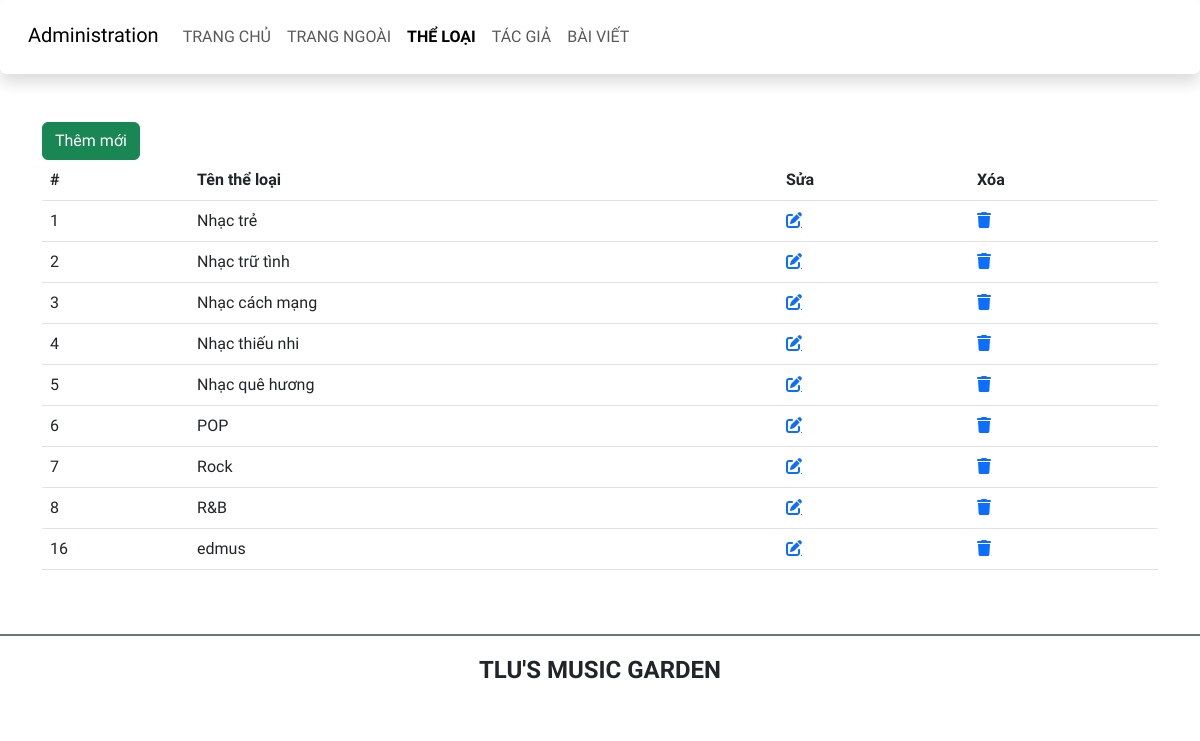
Screenshot of /admin/category.php with the database file from the repository.
### tables this page shows
CREATE TABLE `theloai` (
  `ma_tloai` int(10) UNSIGNED NOT NULL,
  `ten_tloai` varchar(50) NOT NULL
);

### admin/category.php (the view, shortened to what this page needs)
<!DOCTYPE html>
<html lang="en">
<head>
    <link href="https://cdn.jsdelivr.net/npm/bootstrap@5.3.0-alpha1/dist/css/bootstrap.min.css" rel="stylesheet">
    <link rel="stylesheet" href="https://cdnjs.cloudflare.com/ajax/libs/font-awesome/6.3.0/css/all.min.css" />
    <link rel="stylesheet" href="../css/style.css">
</head>
<body>
    <header>
        <nav class="navbar navbar-expand-lg bg-body-tertiary shadow p-3 bg-white rounded">
            <div class="container-fluid">
                <div class="h3">
                    <a class="navbar-brand" href="#">Administration</a>
                </div>
                <div class="collapse navbar-collapse" id="navbarSupportedContent">
                    <ul class="navbar-nav me-auto mb-2 mb-lg-0">
                        <li class="nav-item">
                            <a class="nav-link" aria-current="page" href="./">Trang chủ</a>
                        </li>
                        <li class="nav-item">
                            <a class="nav-link" href="../index.php">Trang ngoài</a>
                        </li>
                        <li class="nav-item">
                            <a class="nav-link active fw-bold" href="category.php">Thể loại</a>
                        </li>
                        <li class="nav-item">
                            <a class="nav-link" href="author.php">Tác giả</a>
                        </li>
                        <li class="nav-item">
                            <a class="nav-link" href="article.php">Bài viết</a>
                        </li>
                    </ul>
                </div>
            </div>
        </nav>
    </header>
    <main class="container mt-5 mb-5">
        <div class="row">
            <div class="col-sm">
                <a href="add_category.php" class="btn btn-success">Thêm mới</a>
                <table class="table">
                    <thead>
                        <tr>
                            <th scope="col">#</th>
                            <th scope="col">Tên thể loại</th>
                            <th>Sửa</th>
                            <th>Xóa</th>
                        </tr>
                    </thead>
                    <tbody>
                <?php
                    include "db.php";
                    $sql = "SELECT ma_tloai, ten_tloai FROM theloai";
                    $result = $conn->query($sql);
                    if ($result) {
                        if ($result->num_rows > 0) {
                            while ($row = $result->fetch_assoc()) {
                                echo "<tr>";
                                echo "<td>" . htmlspecialchars($row['ma_tloai']) . "</td>";
                                echo "<td>" . htmlspecialchars($row['ten_tloai']) . "</td>";
                                echo "<td><a href='edit_category.php?id=" . $row['ma_tloai'] . "' class='fa-solid fa-pen-to-square'></a></td>";
                                echo "<td><a href='delete_category.php?id=" . $row['ma_tloai'] . "' class='fa-solid fa-trash'></a></td>";
                                echo "</tr>";
                            }
                        } else {
                            echo "<tr><td colspan='4'>Không có thể loại nào.</td></tr>";
                        }
                    } else {
                        die("Lỗi truy vấn thể loại: " . $conn->error);
                    }
                    ?>
                    </tbody>
                </table>
            </div>
        </div>
    </main>
    <footer class="bg-white d-flex justify-content-center align-items-center border-top border-secondary border-2" style="height:80px">
        <h4 class="text-center text-uppercase fw-bold">TLU's music garden</h4>
    </footer>
</body>
</html>

### css/style.css (style rules this page uses)
body { font-family: 'Numans', sans-serif !important; }
.bg-body-tertiary { background-color:#fff !important; }
.nav-link { text-transform: uppercase; }
.active { font-weight: bold; }

### rows the page displays
theloai: ma_tloai "1", ten_tloai "Nhạc trẻ"
theloai: ma_tloai "2", ten_tloai "Nhạc trữ tình"
theloai: ma_tloai "3", ten_tloai "Nhạc cách mạng"
theloai: ma_tloai "4", ten_tloai "Nhạc thiếu nhi"
theloai: ma_tloai "5", ten_tloai "Nhạc quê hương"
theloai: ma_tloai "6", ten_tloai "POP"
theloai: ma_tloai "7", ten_tloai "Rock"
theloai: ma_tloai "8", ten_tloai "R&B"
theloai: ma_tloai "16", ten_tloai "edmus"
